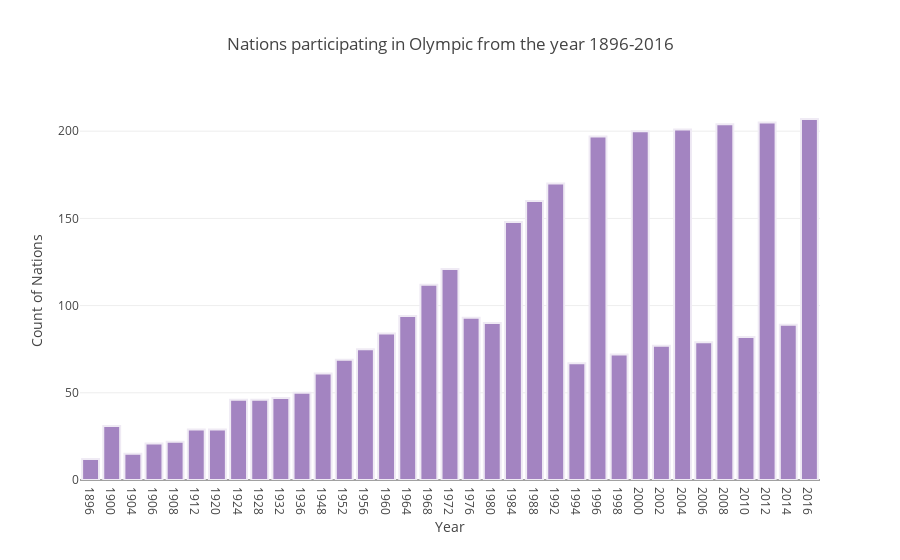

The code cell stored with this chart in its notebook:
### Code cell
na_120_t = go.Bar(
    x=na_120_df.Year,
    y=na_120_df.cnt,
    marker=dict(
        color='rgb(163,132,193)',
        line=dict(
            color='rgb(239,234,244)',
            width=2
        )
    )
)

data = [na_120_t]
layout = go.Layout(
    barmode='stack',
    xaxis=dict(type='category', title='Year'),
    yaxis=dict(title='Count of Nations'),
    title='Nations participating in Olympic from the year 1896-2016'
)

fig = go.Figure(data=data, layout=layout)
iplot(fig, filename='stack-bar')

### Figure 1 — Plotly figure (JSON) as saved in the notebook; plotly's stock layout.template omitted (floating-point values rounded to 4 significant figures)
{"data": [{"marker": {"color": "rgb(163,132,193)", "line": {"color": "rgb(239,234,244)", "width": 2}}, "type": "bar", "uid": "77720552-a6f3-11e8-a05f-9828a60cb867", "x": [1896, 1900, 1904, 1906, 1908, 1912, 1920, 1924, 1928, 1932, 1936, 1948, 1952, 1956, 1960, 1964, 1968, 1972, 1976, 1980, 1984, 1988, 1992, 1994, 1996, 1998, 2000, 2002, 2004, 2006, 2008, 2010, 2012, 2014, 2016], "y": [12, 31, 15, 21, 22, 29, 29, 46, 46, 47, 50, 61, 69, 75, 84, 94, 112, 121, 93, 90, 148, 160, 170, 67, 197, 72, 200, 77, 201, 79, 204, 82, 205, 89, 207]}], "layout": {"barmode": "stack", "title": "Nations participating in Olympic from the year 1896-2016", "xaxis": {"title": "Year", "type": "category"}, "yaxis": {"title": "Count of Nations"}}}
